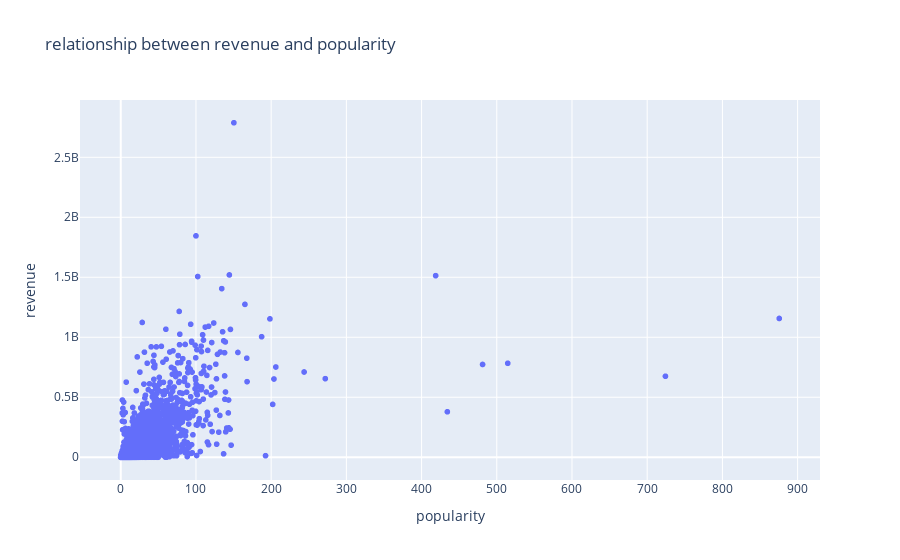
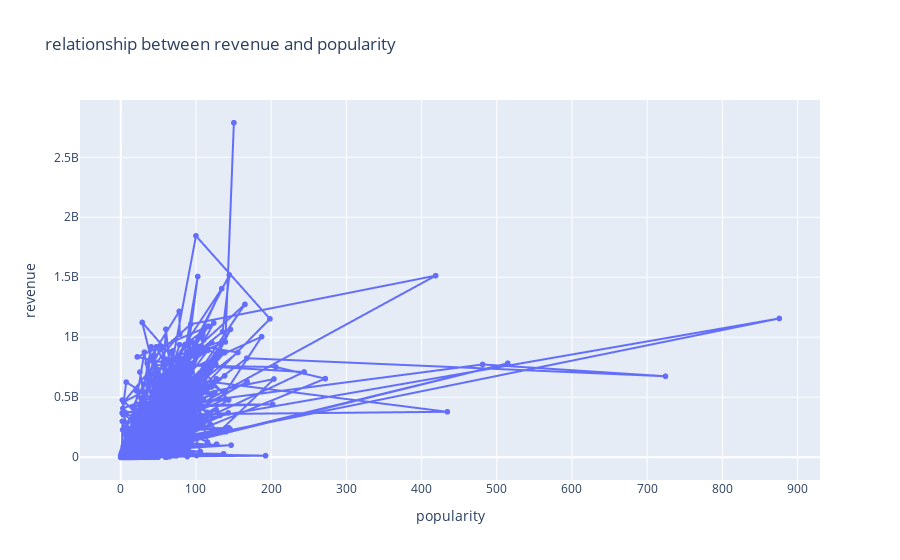

Notebook code cell kept with these figures, in order:
### Markdown cell above
## Q8: Use line chart to draw the relationship between revenue and popularity.
![p4.png](attachment:p4.png)

### Code cell
fig = px.line(df, x='popularity', y='revenue',title="relationship between revenue and popularity",height=600 ,markers=True)
fig_1 = px.scatter(df, x='popularity', y='revenue',title="relationship between revenue and popularity",height=600)
fig_1.show()
fig.show()

### Figure 1 — Plotly figure (JSON) as saved in the notebook; plotly's stock layout.template omitted (floating-point values rounded to 4 significant figures; data arrays with more than 128 entries replaced by an {"elided": "..."} marker saying what was removed)
{"data": [{"hovertemplate": "popularity=%{x}<br>revenue=%{y}<extra></extra>", "legendgroup": "", "marker": {"color": "#636efa", "symbol": "circle"}, "mode": "markers", "name": "", "showlegend": false, "type": "scattergl", "x": {"elided": "9606 float values"}, "xaxis": "x", "y": {"elided": "9606 int values"}, "yaxis": "y"}], "layout": {"autosize": true, "legend": {"tracegroupgap": 0}, "title": {"text": "relationship between revenue and popularity"}, "xaxis": {"anchor": "y", "autorange": true, "domain": [0, 1], "range": [-52.98, 928.6], "title": {"text": "popularity"}, "type": "linear"}, "yaxis": {"anchor": "x", "autorange": true, "domain": [0, 1], "range": [-186200000.0, 2974000000.0], "title": {"text": "revenue"}, "type": "linear"}}}

### Figure 2 — Plotly figure (JSON) as saved in the notebook; plotly's stock layout.template omitted (floating-point values rounded to 4 significant figures; data arrays with more than 128 entries replaced by an {"elided": "..."} marker saying what was removed)
{"data": [{"hovertemplate": "popularity=%{x}<br>revenue=%{y}<extra></extra>", "legendgroup": "", "line": {"color": "#636efa", "dash": "solid"}, "marker": {"symbol": "circle"}, "mode": "markers+lines", "name": "", "showlegend": false, "type": "scattergl", "x": {"elided": "9606 float values"}, "xaxis": "x", "y": {"elided": "9606 int values"}, "yaxis": "y"}], "layout": {"autosize": true, "legend": {"tracegroupgap": 0}, "title": {"text": "relationship between revenue and popularity"}, "xaxis": {"anchor": "y", "autorange": true, "domain": [0, 1], "range": [-52.98, 928.6], "title": {"text": "popularity"}, "type": "linear"}, "yaxis": {"anchor": "x", "autorange": true, "domain": [0, 1], "range": [-186200000.0, 2974000000.0], "title": {"text": "revenue"}, "type": "linear"}}}
